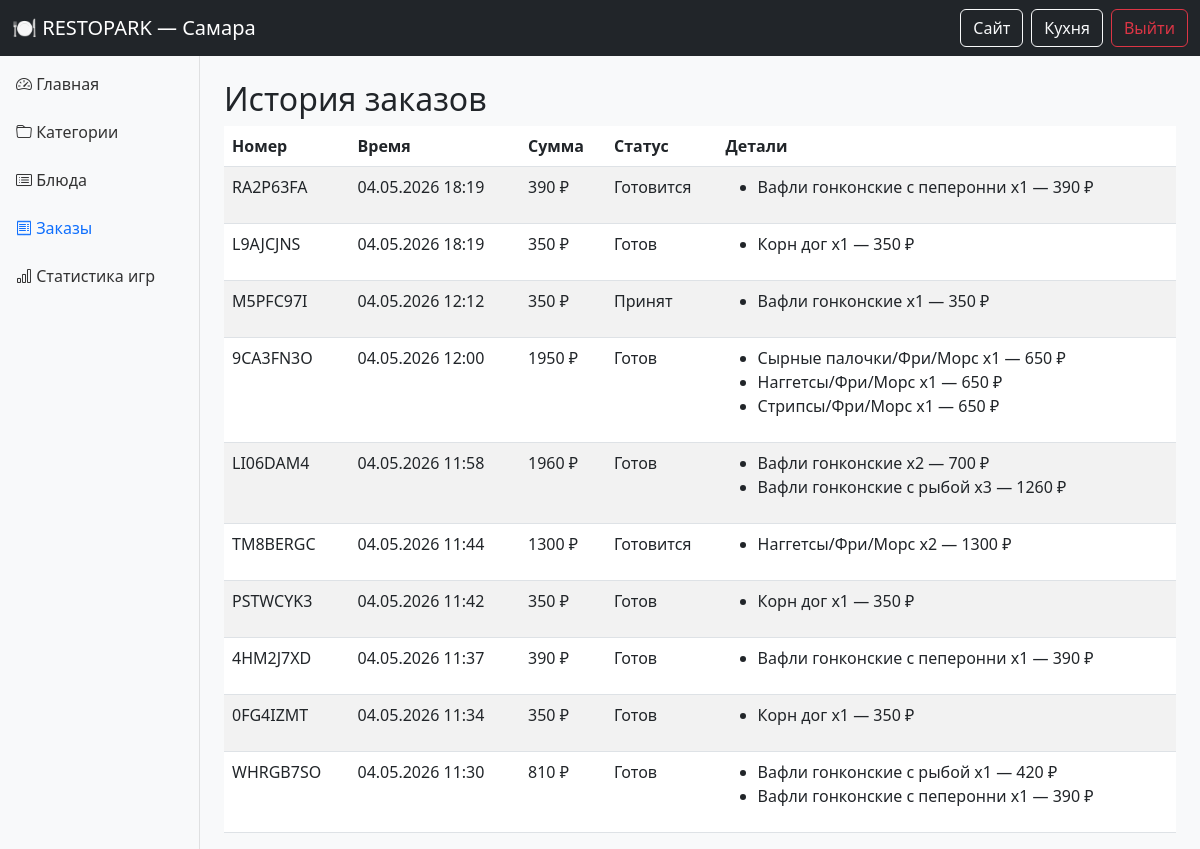
/admin/orders (signed in), run on the app's committed database.
### models.py (models this page shows, shortened)
class Order(db.Model):
    __tablename__ = 'orders'
    id = db.Column(db.Integer, primary_key=True)
    order_number = db.Column(db.String(20), unique=True, nullable=False)
    status = db.Column(db.String(20), default='confirmed')
    created_at = db.Column(db.DateTime, default=datetime.utcnow)
    updated_at = db.Column(db.DateTime, default=datetime.utcnow, onupdate=datetime.utcnow)
    total_price = db.Column(db.Integer, nullable=False)
    customer_name = db.Column(db.String(100), default='Гость')
    serve_time = db.Column(db.String(20), default='now')
    is_main_order = db.Column(db.Boolean, default=True)
    items = db.relationship('OrderItem', backref='order', lazy='dynamic', cascade='all, delete-orphan')

class OrderItem(db.Model):
    __tablename__ = 'order_items'
    id = db.Column(db.Integer, primary_key=True)
    order_id = db.Column(db.Integer, db.ForeignKey('orders.id'), nullable=False)
    menu_item_id = db.Column(db.Integer, db.ForeignKey('menu_items.id'), nullable=False)
    quantity = db.Column(db.Integer, default=1)
    price = db.Column(db.Integer, nullable=False)
    menu_item = db.relationship('MenuItem')

class MenuItem(db.Model):
    __tablename__ = 'menu_items'
    id = db.Column(db.Integer, primary_key=True)
    name = db.Column(db.String(200), nullable=False)
    description = db.Column(db.Text)
    price = db.Column(db.Integer, nullable=False)
    weight = db.Column(db.String(50))
    volume = db.Column(db.String(50))
    calories = db.Column(db.String(50))
    proteins = db.Column(db.String(20))
    fats = db.Column(db.String(20))
    carbs = db.Column(db.String(20))
    image_path = db.Column(db.String(500))
    icon_class = db.Column(db.String(100), default='fa-utensils')
    alcohol_content = db.Column(db.String(20))
    is_available = db.Column(db.Boolean, default=True)
    order = db.Column(db.Integer, default=0)
    category_id = db.Column(db.Integer, db.ForeignKey('categories.id'), nullable=False)
    created_at = db.Column(db.DateTime, default=datetime.utcnow)
    updated_at = db.Column(db.DateTime, default=datetime.utcnow, onupdate=datetime.utcnow)

### app.py (the view)
    def decorated(*args, **kwargs):
        if not session.get('admin_logged_in'):
            return redirect(url_for('admin_login'))
        return f(*args, **kwargs)

### app.py (called while the page is built)
def admin_required(f):
    def decorated(*args, **kwargs):
        if not session.get('admin_logged_in'):
            return redirect(url_for('admin_login'))
        return f(*args, **kwargs)
    decorated.__name__ = f.__name__
    return decorated

@app.route('/admin/orders')
@admin_required
def admin_orders():
    orders = Order.query.order_by(Order.created_at.desc()).all()
    return render_template('admin/orders.html', orders=orders)

### templates/admin/orders.html (shortened to what this page needs)
{% extends "admin/base.html" %}
{% block content %}
<h2>История заказов</h2>
<table class="table table-striped">
    <thead>
        <tr>
            <th>Номер</th>
            <th>Время</th>
            <th>Сумма</th>
            <th>Статус</th>
            <th>Детали</th>
        </tr>
    </thead>
    <tbody>
        {% for order in orders %}
        <tr>
            <td>{{ order.order_number }}</td>
            <td>{{ order.created_at.strftime('%d.%m.%Y %H:%M') }}</td>
            <td>{{ order.total_price }} ₽</td>
            <td>
                {% if order.status == 'confirmed' %}Принят
                {% elif order.status == 'cooking' %}Готовится
                {% elif order.status == 'ready' %}Готов
                {% elif order.status == 'completed' %}Выдан
                {% else %}{{ order.status }}
                {% endif %}
            </td>
            <td>
                <ul>
                    {% for item in order.items %}
                    <li>{{ item.menu_item.name }} x{{ item.quantity }} — {{ item.price * item.quantity }} ₽</li>
                    {% endfor %}
                </ul>
            </td>
        </tr>
        {% endfor %}
    </tbody>
</table>
{% endblock %}

### templates/admin/base.html (style rules this page uses)
body { padding-top: 60px; background: #f8f9fa; }

### data on the page
Order: order_number "RA2P63FA", created_at "04.05.2026 18:19", total_price "390", status "Готовится"
OrderItem: menu_item.name "Вафли гонконские с пеперонни", quantity "1", item.price*item.quantity "390"
Order: order_number "L9AJCJNS", created_at "04.05.2026 18:19", total_price "350", status "Готов"
OrderItem: menu_item.name "Корн дог", quantity "1", item.price*item.quantity "350"
Order: order_number "M5PFC97I", created_at "04.05.2026 12:12", total_price "350", status "Принят"
OrderItem: menu_item.name "Вафли гонконские", quantity "1", item.price*item.quantity "350"
Order: order_number "9CA3FN3O", created_at "04.05.2026 12:00", total_price "1950", status "Готов"
OrderItem: menu_item.name "Сырные палочки/Фри/Морс", quantity "1", item.price*item.quantity "650"
OrderItem: menu_item.name "Наггетсы/Фри/Морс", quantity "1", item.price*item.quantity "650"
OrderItem: menu_item.name "Стрипсы/Фри/Морс", quantity "1", item.price*item.quantity "650"
Order: order_number "LI06DAM4", created_at "04.05.2026 11:58", total_price "1960", status "Готов"
OrderItem: menu_item.name "Вафли гонконские", quantity "2", item.price*item.quantity "700"
OrderItem: menu_item.name "Вафли гонконские с рыбой", quantity "3", item.price*item.quantity "1260"
Order: order_number "TM8BERGC", created_at "04.05.2026 11:44", total_price "1300", status "Готовится"
OrderItem: menu_item.name "Наггетсы/Фри/Морс", quantity "2", item.price*item.quantity "1300"
Order: order_number "PSTWCYK3", created_at "04.05.2026 11:42", total_price "350", status "Готов"
OrderItem: menu_item.name "Корн дог", quantity "1", item.price*item.quantity "350"
Order: order_number "4HM2J7XD", created_at "04.05.2026 11:37", total_price "390", status "Готов"
OrderItem: menu_item.name "Вафли гонконские с пеперонни", quantity "1", item.price*item.quantity "390"
Order: order_number "0FG4IZMT", created_at "04.05.2026 11:34", total_price "350", status "Готов"
OrderItem: menu_item.name "Корн дог", quantity "1", item.price*item.quantity "350"
Order: order_number "WHRGB7SO", created_at "04.05.2026 11:30", total_price "810", status "Готов"
OrderItem: menu_item.name "Вафли гонконские с рыбой", quantity "1", item.price*item.quantity "420"
OrderItem: menu_item.name "Вафли гонконские с пеперонни", quantity "1", item.price*item.quantity "390"
